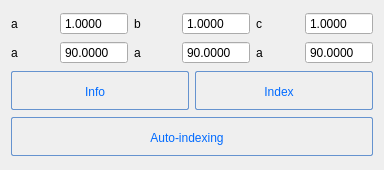
<?xml version="1.0" encoding="UTF-8"?>
<ui version="4.0">
 <class>UnitCellPropertyWidget</class>
 <widget class="QWidget" name="UnitCellPropertyWidget">
  <property name="geometry">
   <rect>
    <x>0</x>
    <y>0</y>
    <width>384</width>
    <height>170</height>
   </rect>
  </property>
  <property name="windowTitle">
   <string>Form</string>
  </property>
  <layout class="QGridLayout" name="gridLayout_2">
   <item row="0" column="0" colspan="2">
    <layout class="QGridLayout" name="gridLayout">
     <item row="0" column="3">
      <widget class="QDoubleSpinBox" name="doubleSpinBoxb">
       <property name="buttonSymbols">
        <enum>QAbstractSpinBox::NoButtons</enum>
       </property>
       <property name="decimals">
        <number>4</number>
       </property>
       <property name="maximum">
        <double>1000.000000000000000</double>
       </property>
       <property name="value">
        <double>1.000000000000000</double>
       </property>
      </widget>
     </item>
     <item row="0" column="2">
      <widget class="QLabel" name="labelb">
       <property name="text">
        <string>b</string>
       </property>
      </widget>
     </item>
     <item row="0" column="0">
      <widget class="QLabel" name="labela">
       <property name="text">
        <string>a</string>
       </property>
      </widget>
     </item>
     <item row="0" column="1">
      <widget class="QDoubleSpinBox" name="doubleSpinBoxa">
       <property name="buttonSymbols">
        <enum>QAbstractSpinBox::NoButtons</enum>
       </property>
       <property name="decimals">
        <number>4</number>
       </property>
       <property name="maximum">
        <double>1000.000000000000000</double>
       </property>
       <property name="value">
        <double>1.000000000000000</double>
       </property>
      </widget>
     </item>
     <item row="0" column="4">
      <widget class="QLabel" name="labelc">
       <property name="text">
        <string>c</string>
       </property>
      </widget>
     </item>
     <item row="0" column="5">
      <widget class="QDoubleSpinBox" name="doubleSpinBoxc">
       <property name="buttonSymbols">
        <enum>QAbstractSpinBox::NoButtons</enum>
       </property>
       <property name="decimals">
        <number>4</number>
       </property>
       <property name="maximum">
        <double>1000.000000000000000</double>
       </property>
       <property name="value">
        <double>1.000000000000000</double>
       </property>
      </widget>
     </item>
     <item row="1" column="0">
      <widget class="QLabel" name="labelalpha">
       <property name="text">
        <string>a</string>
       </property>
       <property name="textFormat">
        <enum>Qt::PlainText</enum>
       </property>
      </widget>
     </item>
     <item row="1" column="1">
      <widget class="QDoubleSpinBox" name="doubleSpinBoxalpha">
       <property name="buttonSymbols">
        <enum>QAbstractSpinBox::NoButtons</enum>
       </property>
       <property name="decimals">
        <number>4</number>
       </property>
       <property name="maximum">
        <double>1000.000000000000000</double>
       </property>
       <property name="value">
        <double>90.000000000000000</double>
       </property>
      </widget>
     </item>
     <item row="1" column="2">
      <widget class="QLabel" name="labelbeta">
       <property name="text">
        <string>a</string>
       </property>
      </widget>
     </item>
     <item row="1" column="3">
      <widget class="QDoubleSpinBox" name="doubleSpinBoxbeta">
       <property name="buttonSymbols">
        <enum>QAbstractSpinBox::NoButtons</enum>
       </property>
       <property name="decimals">
        <number>4</number>
       </property>
       <property name="maximum">
        <double>1000.000000000000000</double>
       </property>
       <property name="value">
        <double>90.000000000000000</double>
       </property>
      </widget>
     </item>
     <item row="1" column="5">
      <widget class="QDoubleSpinBox" name="doubleSpinBoxgamma">
       <property name="buttonSymbols">
        <enum>QAbstractSpinBox::NoButtons</enum>
       </property>
       <property name="decimals">
        <number>4</number>
       </property>
       <property name="maximum">
        <double>1000.000000000000000</double>
       </property>
       <property name="value">
        <double>90.000000000000000</double>
       </property>
      </widget>
     </item>
     <item row="1" column="4">
      <widget class="QLabel" name="labelgamma">
       <property name="text">
        <string>a</string>
       </property>
      </widget>
     </item>
    </layout>
   </item>
   <item row="1" column="0">
    <widget class="QPushButton" name="pushButton_Info">
     <property name="toolTip">
      <string>&lt;html&gt;&lt;head/&gt;&lt;body&gt;&lt;p&gt;Print information about the UnitCell in the logger&lt;/p&gt;&lt;/body&gt;&lt;/html&gt;</string>
     </property>
     <property name="styleSheet">
      <string notr="true">QPushButton:hover{
        background: qlineargradient(x1 : 0, y1 : 0, x2 : 0, y2 :   1, stop :   0.0 #ffd9aa,
                stop :   0.5 #ffbb6e, stop :   0.55 #feae42, stop :   1.0 #fedb74);
}

QPushButton {
        border: 1px solid #6593cf;
        border-radius: 2px;
        padding: 5px 15px 2px 5px;
        background: qlineargradient(x1 : 0, y1 : 0, x2 : 0, y2 :   1, stop :   0.0 #f5f9ff,
                stop :   0.5 #c7dfff, stop :   0.55 #afd2ff, stop :   1.0 #c0dbff);
        color: #006aff;
        font: bold large &quot;Arial&quot;;
        height: 30px;
}




QPushButton:pressed {
        background: qlineargradient(x1 : 0, y1 : 0, x2 : 0, y2 :   1, stop :   0.0 #c0dbff,
        stop :   0.5 #cfd26f, stop :   0.55 #c7df6f, stop :   1.0 #f5f9ff);
        padding-top: 2px;
        padding-left: 3px;

}


QPushButton:on {
        background: qlineargradient(x1 : 0, y1 : 0, x2 : 0, y2 :   1, stop :   0.0 #5AA72D,
        stop :   0.5 #B3E296, stop :   0.55 #B3E296, stop :   1.0 #f5f9ff);
        padding-top: 2px;
        padding-left: 3px;
}

QPushButton:disabled {
        background: transparent #e5e9ee;
        padding-top: 2px;        
        padding-left: 3px;
        color: black;
}
</string>
     </property>
     <property name="text">
      <string>Info</string>
     </property>
    </widget>
   </item>
   <item row="1" column="1">
    <widget class="QPushButton" name="pushButton_Index">
     <property name="toolTip">
      <string>&lt;html&gt;&lt;head/&gt;&lt;body&gt;&lt;p&gt;Print information about the UnitCell in the logger&lt;/p&gt;&lt;/body&gt;&lt;/html&gt;</string>
     </property>
     <property name="styleSheet">
      <string notr="true">QPushButton:hover{
        background: qlineargradient(x1 : 0, y1 : 0, x2 : 0, y2 :   1, stop :   0.0 #ffd9aa,
                stop :   0.5 #ffbb6e, stop :   0.55 #feae42, stop :   1.0 #fedb74);
}

QPushButton {
        border: 1px solid #6593cf;
        border-radius: 2px;
        padding: 5px 15px 2px 5px;
        background: qlineargradient(x1 : 0, y1 : 0, x2 : 0, y2 :   1, stop :   0.0 #f5f9ff,
                stop :   0.5 #c7dfff, stop :   0.55 #afd2ff, stop :   1.0 #c0dbff);
        color: #006aff;
        font: bold large &quot;Arial&quot;;
        height: 30px;
}




QPushButton:pressed {
        background: qlineargradient(x1 : 0, y1 : 0, x2 : 0, y2 :   1, stop :   0.0 #c0dbff,
        stop :   0.5 #cfd26f, stop :   0.55 #c7df6f, stop :   1.0 #f5f9ff);
        padding-top: 2px;
        padding-left: 3px;

}


QPushButton:on {
        background: qlineargradient(x1 : 0, y1 : 0, x2 : 0, y2 :   1, stop :   0.0 #5AA72D,
        stop :   0.5 #B3E296, stop :   0.55 #B3E296, stop :   1.0 #f5f9ff);
        padding-top: 2px;
        padding-left: 3px;
}

QPushButton:disabled {
        background: transparent #e5e9ee;
        padding-top: 2px;        
        padding-left: 3px;
        color: black;
}
</string>
     </property>
     <property name="text">
      <string>Index</string>
     </property>
    </widget>
   </item>
   <item row="2" column="0" colspan="2">
    <widget class="QPushButton" name="pushButton_AutoIndexing">
     <property name="toolTip">
      <string>&lt;html&gt;&lt;head/&gt;&lt;body&gt;&lt;p&gt;Print information about the UnitCell in the logger&lt;/p&gt;&lt;/body&gt;&lt;/html&gt;</string>
     </property>
     <property name="styleSheet">
      <string notr="true">QPushButton:hover{
        background: qlineargradient(x1 : 0, y1 : 0, x2 : 0, y2 :   1, stop :   0.0 #ffd9aa,
                stop :   0.5 #ffbb6e, stop :   0.55 #feae42, stop :   1.0 #fedb74);
}

QPushButton {
        border: 1px solid #6593cf;
        border-radius: 2px;
        padding: 5px 15px 2px 5px;
        background: qlineargradient(x1 : 0, y1 : 0, x2 : 0, y2 :   1, stop :   0.0 #f5f9ff,
                stop :   0.5 #c7dfff, stop :   0.55 #afd2ff, stop :   1.0 #c0dbff);
        color: #006aff;
        font: bold large &quot;Arial&quot;;
        height: 30px;
}




QPushButton:pressed {
        background: qlineargradient(x1 : 0, y1 : 0, x2 : 0, y2 :   1, stop :   0.0 #c0dbff,
        stop :   0.5 #cfd26f, stop :   0.55 #c7df6f, stop :   1.0 #f5f9ff);
        padding-top: 2px;
        padding-left: 3px;

}


QPushButton:on {
        background: qlineargradient(x1 : 0, y1 : 0, x2 : 0, y2 :   1, stop :   0.0 #5AA72D,
        stop :   0.5 #B3E296, stop :   0.55 #B3E296, stop :   1.0 #f5f9ff);
        padding-top: 2px;
        padding-left: 3px;
}

QPushButton:disabled {
        background: transparent #e5e9ee;
        padding-top: 2px;        
        padding-left: 3px;
        color: black;
}
</string>
     </property>
     <property name="text">
      <string>Auto-indexing</string>
     </property>
    </widget>
   </item>
  </layout>
 </widget>
 <tabstops>
  <tabstop>doubleSpinBoxa</tabstop>
  <tabstop>doubleSpinBoxb</tabstop>
  <tabstop>doubleSpinBoxc</tabstop>
  <tabstop>doubleSpinBoxalpha</tabstop>
  <tabstop>doubleSpinBoxbeta</tabstop>
  <tabstop>doubleSpinBoxgamma</tabstop>
  <tabstop>pushButton_Info</tabstop>
  <tabstop>pushButton_Index</tabstop>
 </tabstops>
 <resources/>
 <connections/>
</ui>
